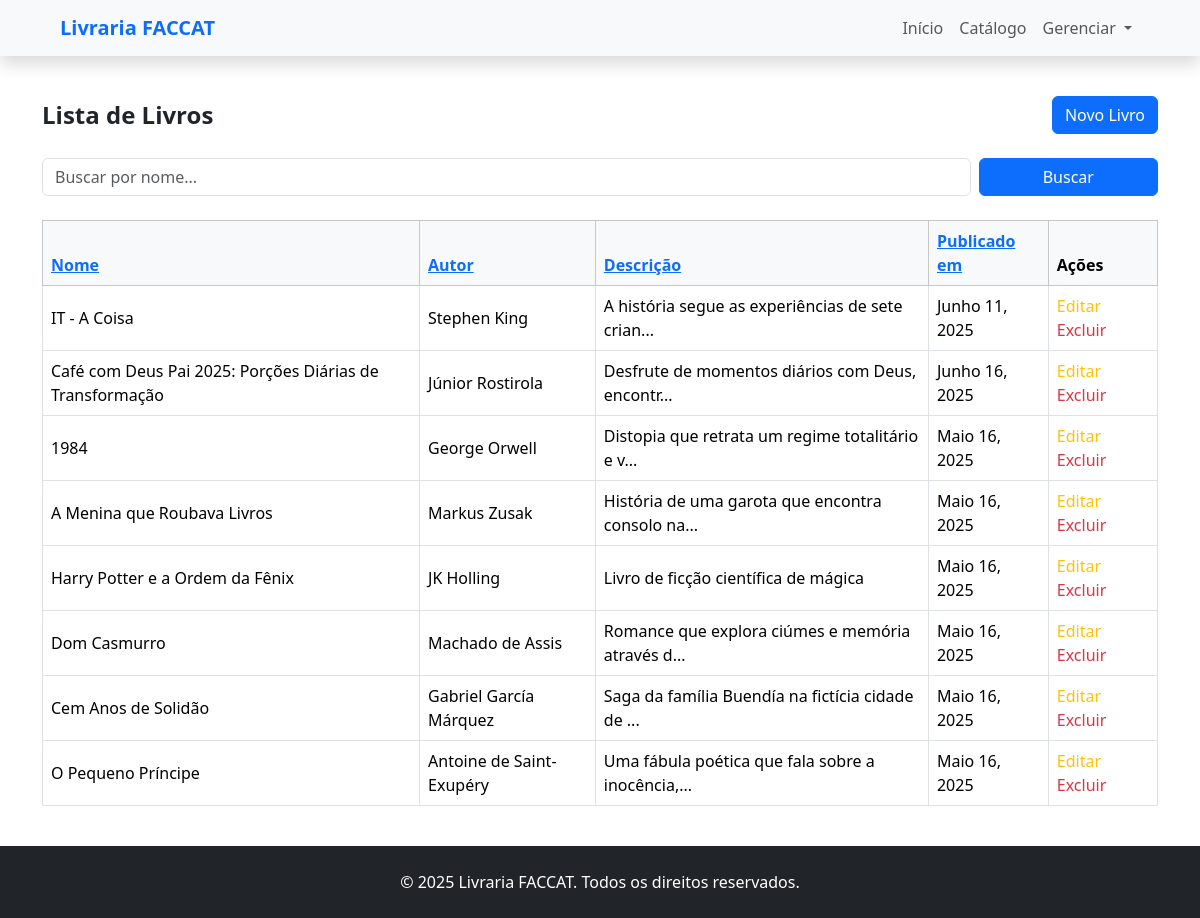
The app's page /livros/gerenciarLivros/ordenar/descricao?busca= with its own data.
### livros/models.py (models this page shows, shortened)
class Livro(models.Model):
    nome = models.CharField(max_length=100)
    autor = models.CharField(max_length=100)
    descricao = models.TextField()
    data_publicacao = models.DateField(auto_now_add=True)
    url = models.URLField(blank=True, null=True)

### livros/views.py (the view)
# urls.py: path('gerenciarLivros/ordenar/<ordem>', views.ordenar_livros, name='ordenar_livros'),
def ordenar_livros(request, ordem):
    busca = request.GET.get('busca', '')
    livros = Livro.objects.all()
    if busca:
        livros = livros.filter(nome__icontains=busca)
    campo_ordenacao = ORDENACAO_LIVROS_LOOKUP.get(ordem)
    livros = livros.order_by(campo_ordenacao)
    dados = {
        'livros': livros,
        'query': busca,
    }
    return render(request, 'livros/gerenciar_livros.html', dados)

### livros/templates/livros/gerenciar_livros.html (shortened to what this page needs)
{% extends 'base.html' %}
{% block content %}
<div class="container my-4">
    <div class="d-flex justify-content-between align-items-center mb-4">
        <h1 class="h4 fw-bold mb-0">Lista de Livros</h1>
        <a href="{% url 'cadastrar_livro' %}" class="btn btn-primary">
            Novo Livro
        </a>
    </div>
    <form method="get" class="row g-2 mb-4">
        <div class="col-md-10">
            <input type="text" name="busca" placeholder="Buscar por nome..." value="{{ request.GET.busca }}"
                class="form-control" />
        </div>
        <div class="col-md-2">
            <button type="submit" class="btn btn-primary w-100">Buscar</button>
        </div>
    </form>
    <div class="table-responsive">
        <table class="table table-bordered table-hover align-middle">
            <thead class="table-light">
                <tr>
                    <th><a href="{% url 'ordenar_livros' 'nome' %}?busca={{ query }}">Nome</a></th>
                    <th><a href="{% url 'ordenar_livros' 'autor' %}?busca={{ query }}">Autor</a></th>
                    <th><a href="{% url 'ordenar_livros' 'descricao' %}?busca={{ query }}">Descrição</a></th>
                    <th><a href="{% url 'ordenar_livros' 'data_publicacao' %}?busca={{ query }}">Publicado em</a></th>
                    <th>Ações</th>
                </tr>
            </thead>
            <tbody>
                {% for livro in livros %}
                <tr>
                    <td>{{ livro.nome }}</td>
                    <td>{{ livro.autor }}</td>
                    <td>{{ livro.descricao|truncatechars:50 }}</td>
                    <td>{{ livro.data_publicacao }}</td>
                    <td>
                        <a href="{% url 'editar_livro' id=livro.id %}" class="text-warning me-2 text-decoration-none">
                            Editar
                        </a>
                        <a href="{% url 'deletar_livro' id=livro.id %}" class="text-danger text-decoration-none">
                            Excluir
                        </a>
                    </td>
                </tr>
                {% empty %}
                <tr>
                    <td colspan="5" class="text-center py-4">Nenhum livro cadastrado.</td>
                </tr>
                {% endfor %}
            </tbody>
        </table>
    </div>
</div>
{% endblock %}

### records on screen
Livro: nome "IT - A Coisa", autor "Stephen King", descricao "A história segue as experiências de sete crian...", data_publicacao "Junho 11, 2025"
Livro: nome "Café com Deus Pai 2025: Porções Diárias de Transformação", autor "Júnior Rostirola", descricao "Desfrute de momentos diários com Deus, encontr...", data_publicacao "Junho 16, 2025"
Livro: nome "1984", autor "George Orwell", descricao "Distopia que retrata um regime totalitário e v...", data_publicacao "Maio 16, 2025"
Livro: nome "A Menina que Roubava Livros", autor "Markus Zusak", descricao "História de uma garota que encontra consolo na...", data_publicacao "Maio 16, 2025"
Livro: nome "Harry Potter e a Ordem da Fênix", autor "JK Holling", descricao "Livro de ficção científica de mágica", data_publicacao "Maio 16, 2025"
Livro: nome "Dom Casmurro", autor "Machado de Assis", descricao "Romance que explora ciúmes e memória através d...", data_publicacao "Maio 16, 2025"
Livro: nome "Cem Anos de Solidão", autor "Gabriel García Márquez", descricao "Saga da família Buendía na fictícia cidade de ...", data_publicacao "Maio 16, 2025"
Livro: nome "O Pequeno Príncipe", autor "Antoine de Saint-Exupéry", descricao "Uma fábula poética que fala sobre a inocência,...", data_publicacao "Maio 16, 2025"
